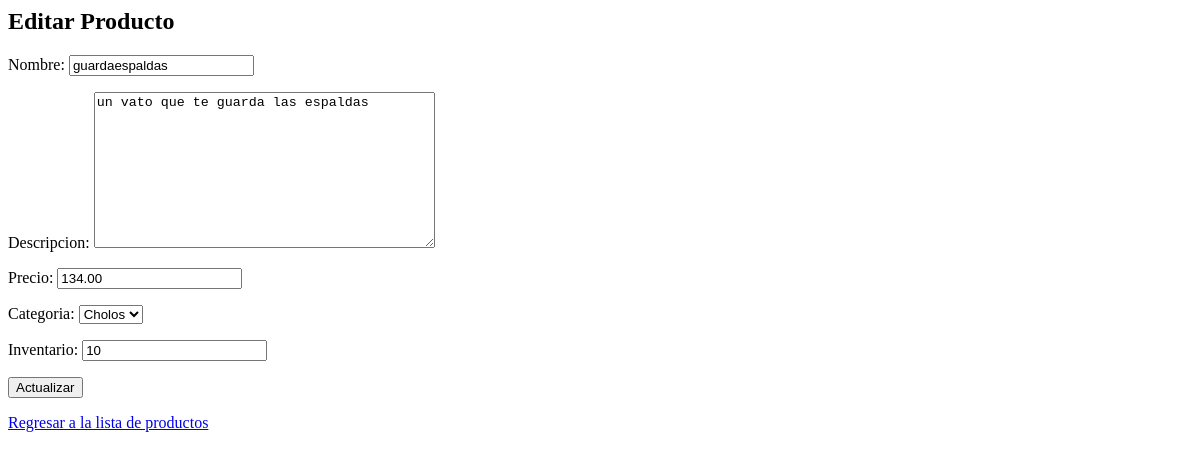
Page /gestion_productos/productos/editar/2/ on the earlier database version.
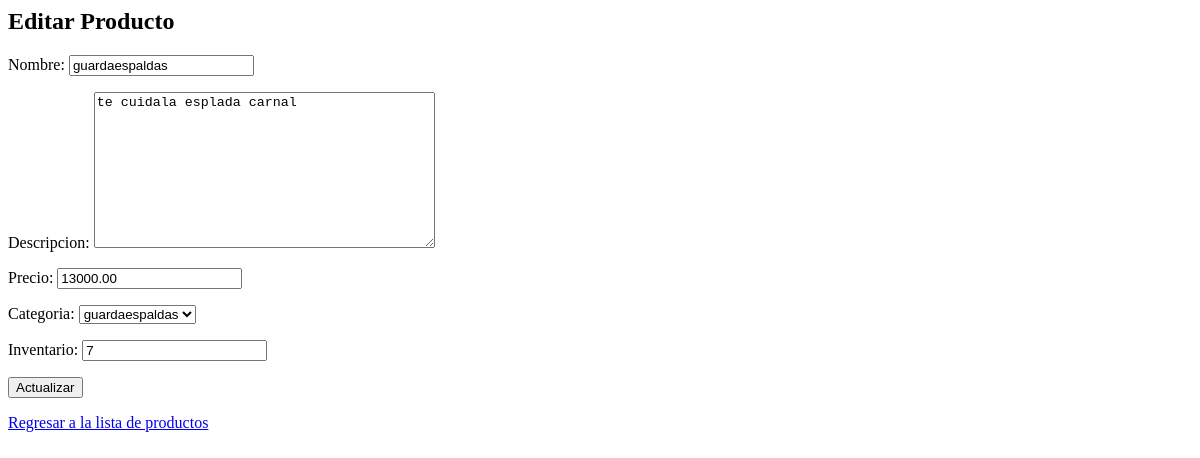
Same page on the later database version.
### gestion_productos/models.py (models this page shows, shortened)
class Producto(models.Model):
    nombre = models.CharField(max_length=200)
    descripcion = models.TextField(blank=True, null=True)
    precio = models.DecimalField(max_digits=10, decimal_places=2)
    categoria = models.ForeignKey(Categoria, on_delete=models.SET_NULL, null=True)
    inventario = models.PositiveIntegerField(default=0)
    disponible = models.BooleanField(default=True)

class Categoria(models.Model):
    nombre = models.CharField(max_length=100, unique=True)
    def __str__(self):
        return self.nombre

### gestion_productos/views.py (the view)
# urls.py: path('productos/editar/<int:producto_id>/', views.editar_producto, name='editar_producto'),
def editar_producto(request, producto_id):
    producto = get_object_or_404(Producto, id=producto_id)
    if request.method == 'POST':
        form = ProductoForm(request.POST, instance=producto)
        if form.is_valid():
            form.save()
            return redirect('gestion_productos:listar_productos')
    else:
        form = ProductoForm(instance=producto)
    return render(request, 'gestion_productos/editar_producto.html', {'form': form})

### gestion_productos/forms.py
class ProductoForm(forms.ModelForm):
    class Meta:
        model = Producto
        fields = ['nombre', 'descripcion', 'precio', 'categoria', 'inventario']

### gestion_productos/templates/gestion_productos/editar_producto.html (shortened to what this page needs)
<h2>{% if form.instance.pk %}Editar{% else %}Agregar{% endif %} Producto</h2>
<form method="post">
    {{ form.as_p }}
    <button type="submit">{% if form.instance.pk %}Actualizar{% else %}Agregar{% endif %}</button>
</form>
<a href="{% url 'gestion_productos:listar_productos' %}">Regresar a la lista de productos</a>

Differences in the rows shown:
changed Producto "guardaespaldas": descripcion "un vato que te guarda las espaldas" → "te cuidala esplada carnal"; precio "134.00" → "13000.00"; categoria "Cholos" → "guardaespaldas"; inventario "10" → "7"
